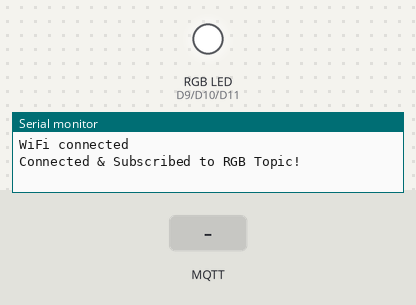
Simulated run of this sketch. Board: Arduino Uno R4 WiFi. Shown: an RGB LED mixed from three pins (HIGH = lit), the last lines printed to the serial monitor. The inputs (shaded band) are chosen by the test bench. WiFi joins after 1.5 s; servers stay silent unless stated; random numbers use the default seed unless the sketch sets one; no MQTT or app messages arrive unless stated.

Above: at 2.7 s.
2.8 s: MQTT message "red" arrives on the first subscribed topic
At 4.0 s:
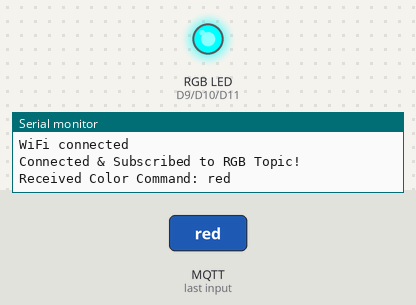
4.3 s: MQTT message "green" arrives on the first subscribed topic
At 5.2 s:
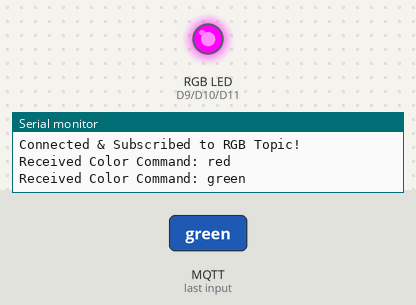
5.8 s: MQTT message "blue" arrives on the first subscribed topic
At 6.3 s:
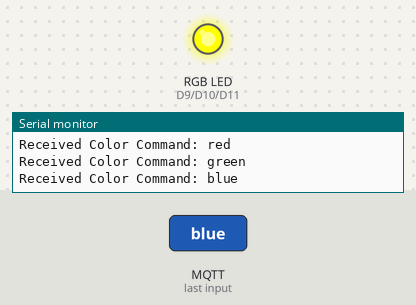
7.3 s: MQTT message "yellow" arrives on the first subscribed topic
At 8.5 s:
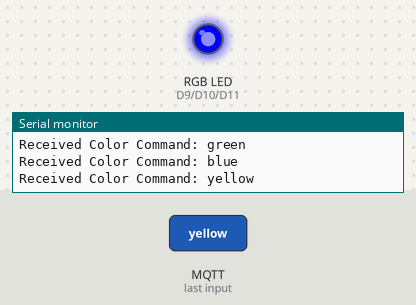
8.8 s: MQTT message "cyan" arrives on the first subscribed topic
At 9.9 s:
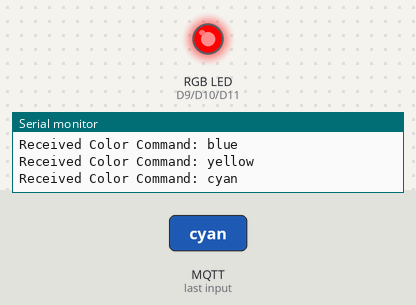
10.3 s: MQTT message "magenta" arrives on the first subscribed topic
At 11.0 s:
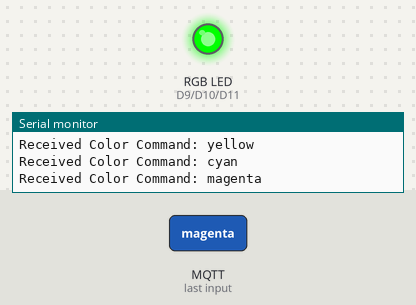
Timing chart, 0 to 12.8 s (numbered marks = the images above; inputs shaded):
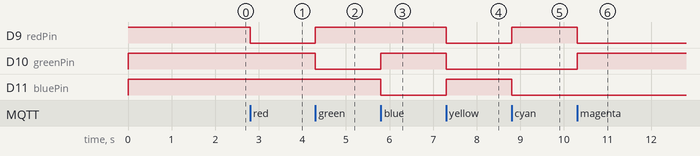

The sketch:

RGBrecieve.ino
```cpp
#include "WiFiS3.h"
#include <PubSubClient.h>

// 1. ตั้งค่า Wi-Fi และ Broker
const char* ssid = "2nds";
const char* password = "2Ndsssssss";
const char* mqtt_server = "phycom.it.kmitl.ac.th";
const int mqtt_port = 1883;

// Topic สำหรับรับข้อความควบคุมสี LED
const char* sub_topic = "68070175/rgb";

char mqtt_client_id[40];
WiFiClient espClient;
PubSubClient client(espClient);

// กำหนดขา PWM ของ Arduino Uno R4 ที่ต่อกับ RGB LED
const int redPin = 9;
const int greenPin = 10;
const int bluePin = 11;

// ฟังก์ชันสั่งระดับความสว่างแต่ละสี (0 - 255)
// หมายเหตุ: ถ้าใช้ RGB แบบ Common Cathode (-) ให้ใช้ค่าปกติ
// แต่ถ้าเป็น Common Anode (+) ให้เปลี่ยนเป็น analogWrite(redPin, 255 - r); แทน
void setColor(int r, int g, int b) {
  analogWrite(redPin, 255 - r);
  analogWrite(greenPin, 255 - g);
  analogWrite(bluePin, 255 - b);
}
// ฟังก์ชันรับข้อความจาก MQTT Server
void callback(char* topic, byte* payload, unsigned int length) {
  String message = "";
  for (unsigned int i = 0; i < length; i++) {
    message += (char)payload[i];
  }

  // ตัดช่องว่างหรือตัวอักษรขึ้นบรรทัดใหม่ออกเพื่อความแม่นยำ
  message.trim();
  message.toLowerCase(); // แปลงเป็นตัวพิมพ์เล็กทั้งหมดเพื่อให้อ่านง่าย (เช่น Red -> red)

  Serial.print("Received Color Command: ");
  Serial.println(message);

  // --- ครอบคลุมทุกสีหลักและการผสมสีที่เป็นไปได้ ---

  if (message == "red") {
    setColor(255, 0, 0);       // สีแดงล้วน
  }
  else if (message == "green") {
    setColor(0, 255, 0);       // สีเขียวล้วน
  }
  else if (message == "blue") {
    setColor(0, 0, 255);       // สีน้ำเงินล้วน
  }
  else if (message == "yellow") {
    setColor(255, 255, 0);     // แดง + เขียว = สีเหลือง
  }
  else if (message == "cyan") {
    setColor(0, 255, 255);     // เขียว + น้ำเงิน = สีฟ้า/ไซยาน
  }
  else if (message == "magenta") {
    setColor(255, 0, 255);     // แดง + น้ำเงิน = สีม่วงแดง/มาเจนตา
  }
  else if (message == "white") {
    setColor(255, 255, 255);   // เปิดครบทุกสี = สีขาว
  }
  else if (message == "orange") {
    setColor(255, 128, 0);     // การผสมสีส้ม (แดงเยอะ เขียวครึ่งหนึ่ง)
  }
  else if (message == "purple" || message == "violet") {
    setColor(128, 0, 128);     // สีม่วง
  }
  else if (message == "off" || message == "black" || message == "0") {
    setColor(0, 0, 0);         // ปิดไฟทั้งหมด
  }
  else {
    Serial.println("Unknown color command!");
  }
}

void setup_wifi() {
  delay(10);
  WiFi.begin(ssid, password);
  while (WiFi.status() != WL_CONNECTED) {
    delay(500);
    Serial.print(".");
  }
  Serial.println("\nWiFi connected");
}

void reconnect() {
  while (!client.connected()) {
    if (client.connect(mqtt_client_id)) {
      client.subscribe(sub_topic);
      Serial.println("Connected & Subscribed to RGB Topic!");
    } else {
      delay(5000);
    }
  }
}

void setup() {
  Serial.begin(9600);

  pinMode(redPin, OUTPUT);
  pinMode(greenPin, OUTPUT);
  pinMode(bluePin, OUTPUT);

  setColor(0, 0, 0); // เริ่มต้นเคลียร์ให้ไฟดับ

  randomSeed(analogRead(A0));
  sprintf(mqtt_client_id, "R4_RGB_%d", random(1000, 9999));

  setup_wifi();
  client.setServer(mqtt_server, mqtt_port);
  client.setCallback(callback);
}

void loop() {
  if (!client.connected()) {
    reconnect();
  }
  client.loop();
}
```

Measured:
- after the input at 2.8 s, D9 (redPin): HIGH → LOW at once
- after the input at 4.3 s, D9 (redPin): LOW → HIGH at once; D10 (greenPin): HIGH → LOW at once
- after the input at 5.8 s, D10 (greenPin): LOW → HIGH at once; D11 (bluePin): HIGH → LOW at once
- after the input at 7.3 s, D9 (redPin), D10 (greenPin): HIGH → LOW at once; D11 (bluePin): LOW → HIGH at once
- after the input at 8.8 s, D9 (redPin): LOW → HIGH at once; D11 (bluePin): HIGH → LOW at once
- after the input at 10.3 s, D9 (redPin): HIGH → LOW at once; D10 (greenPin): LOW → HIGH at once
